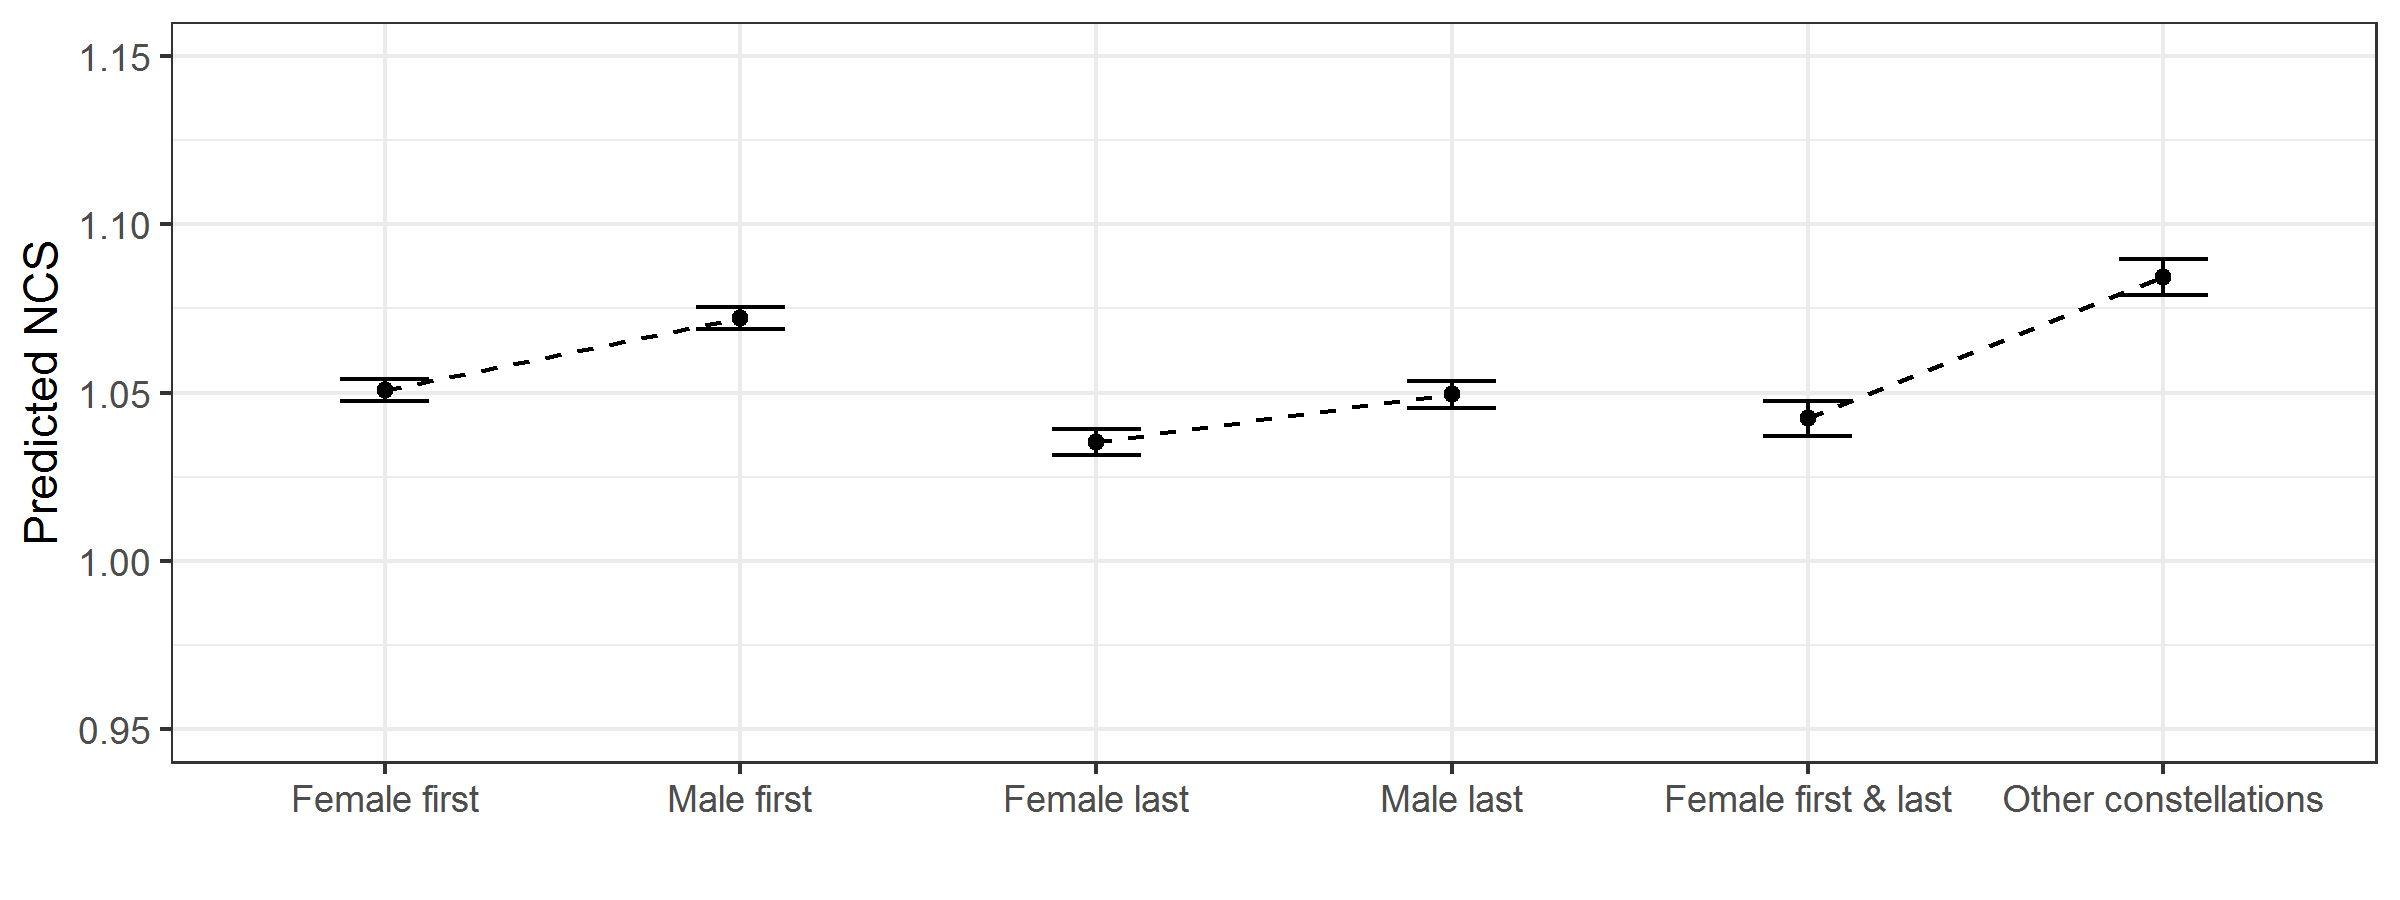

The script that saved this image:
#----------------------------------------------------------
# PROJECT : Gender differences in citation impact
# FILE    : Estimated Marginal Means
# AUTHOR  : Jesper W. Schneider
# EMAIL   : [email redacted]
# UPDATED : 2019-04-29
#----------------------------------------------------------
# CONTRIBUTORS : Jens Peter Andersen <[email redacted]>
#----------------------------------------------------------
# PURPOSE : Calculating and plotting estimated marginal 
#           means on NCS
#----------------------------------------------------------

require(emmeans)
require(statmod)
require(tweedie)
source("dataload.R")

#----------------------------------------------------------

# tweedie model
twmod1 <- glm(ncs ~ factor(case) + n_authors + int_collab + selfcit + mncs_journal, data = t_first, family = tweedie(var.power = 1.65, link.power = power.link))

# marginal means
twmod1.emm <- emmeans(twmod1, "case")
e1 <- summary(twmod1.emm)

# tweedie model
twmod2 <- glm(ncs ~ factor(case) + n_authors + int_collab + selfcit + mncs_journal, data = t_last, family = tweedie(var.power = 1.72, link.power = power.link))

# marginal means
twmod2.emm <- emmeans(twmod2, "case")
e2 <- summary(twmod2.emm)

# tweedie model
twmod3 <- glm(ncs ~ factor(case) + n_authors + int_collab + selfcit + mncs_journal, data = t_both, family = tweedie(var.power = 1.60, link.power = power.link))

# marginal means
twmod3.emm <- emmeans(twmod3, "case")
e3 <- summary(twmod3.emm)

e1$sample <- "Sample 1"
e2$sample <- "Sample 2"
e3$sample <- "Sample 3"
emd <- rbind(e1,e2,e3)
emd$emmean <- exp(emd$emmean)
emd$asymp.LCL <- exp(emd$asymp.LCL)
emd$asymp.UCL <- exp(emd$asymp.UCL)
emd <- emd %>% arrange(sample,desc(case))
emd$seq <- as.factor(seq(1,6,1))

emd %>%
  ggplot(aes(x = seq, y = emmean, group = sample)) + geom_point() + 
  geom_line(lty = 2) + 
  geom_errorbar(aes(ymin = asymp.LCL, ymax =asymp.UCL), width = .25) +
  scale_x_discrete("",breaks=c(1,2,3,4,5,6),labels=c("Female first","Male first","Female last","Male last","Female first & last","Other constellations")) + 
  scale_y_continuous("Predicted NCS",limits=c(0.95,1.15)) +
  theme_bw()
ggsave("emmeans.png",dpi=300,width=8,height=3)
